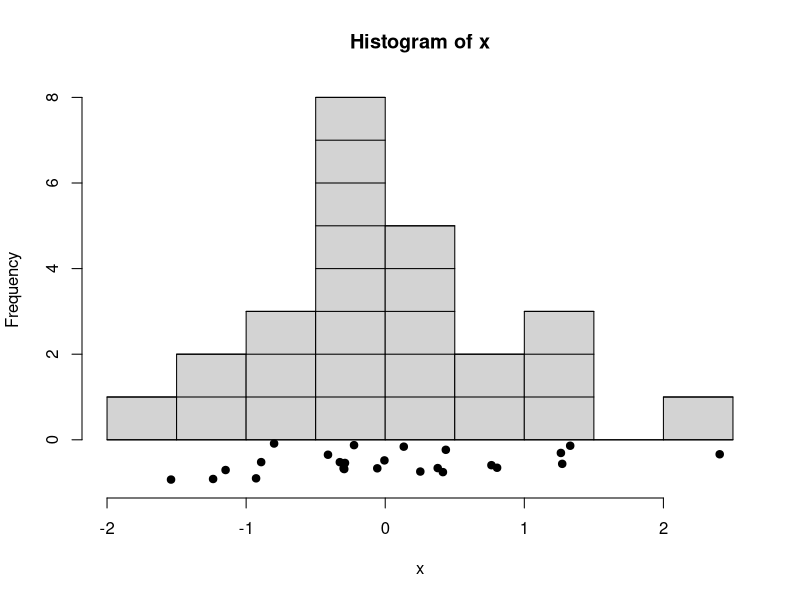

Source code (R):
set.seed(0)

n   <- 25
x   <- rnorm(n)
hx  <- hist(x, plot=F)
pdf("histogram_stack.pdf")
hist (x, ylim=c(-1,max(hx$counts)))
points(x, jitter(rep(-0.5, n), amount=0.5), pch=19)
for (i in 1:length(hx$counts)) {
  for (j in 0:hx$counts[i]) {
    lines(hx$breaks[i:(i+1)], c(j,j))
  }
}
dev.off()
if (interactive()) browseURL(paste0(getwd(),"/histogram_stack.pdf"))
